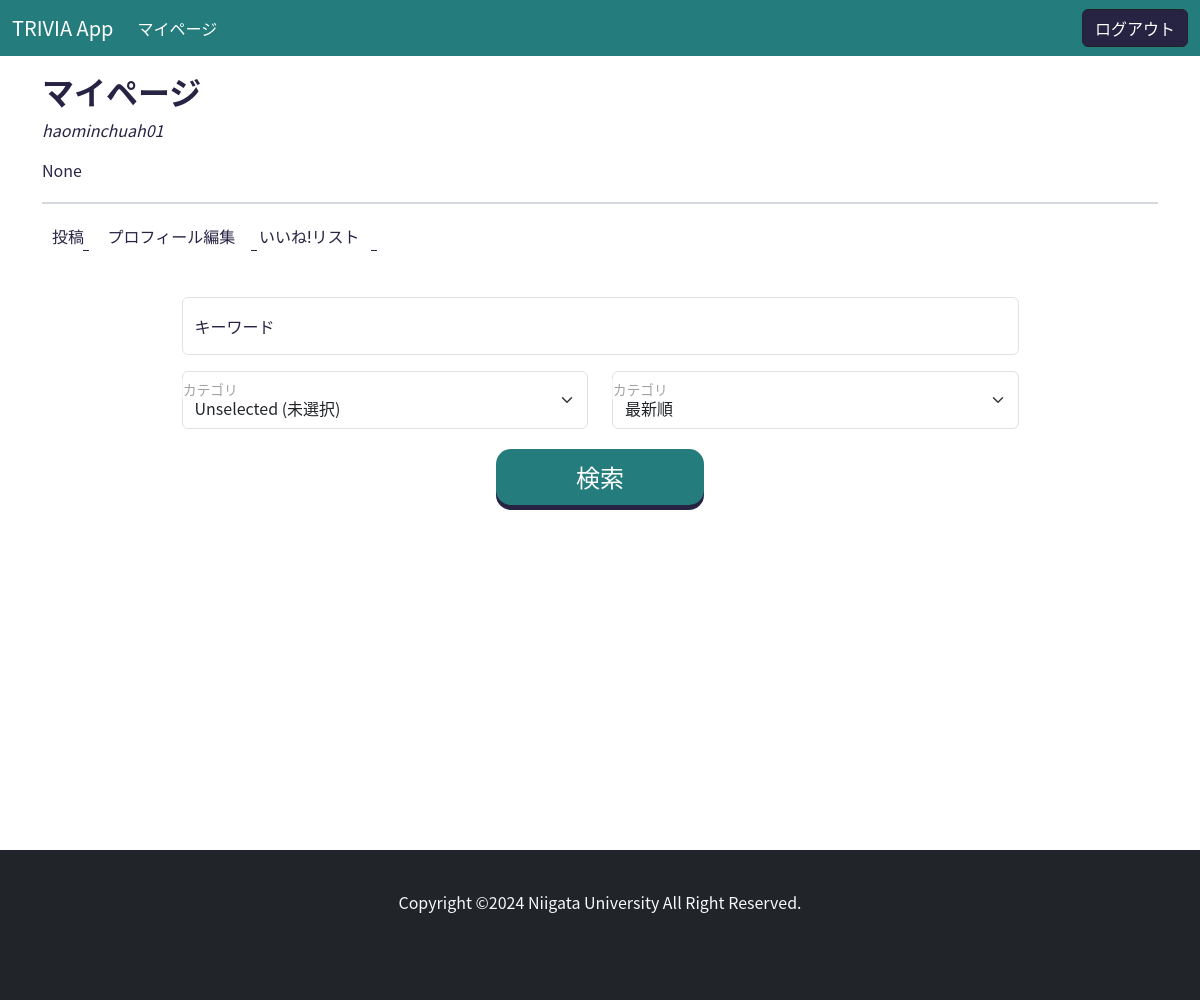
Page /mypage/ (signed in) on the earlier database version.
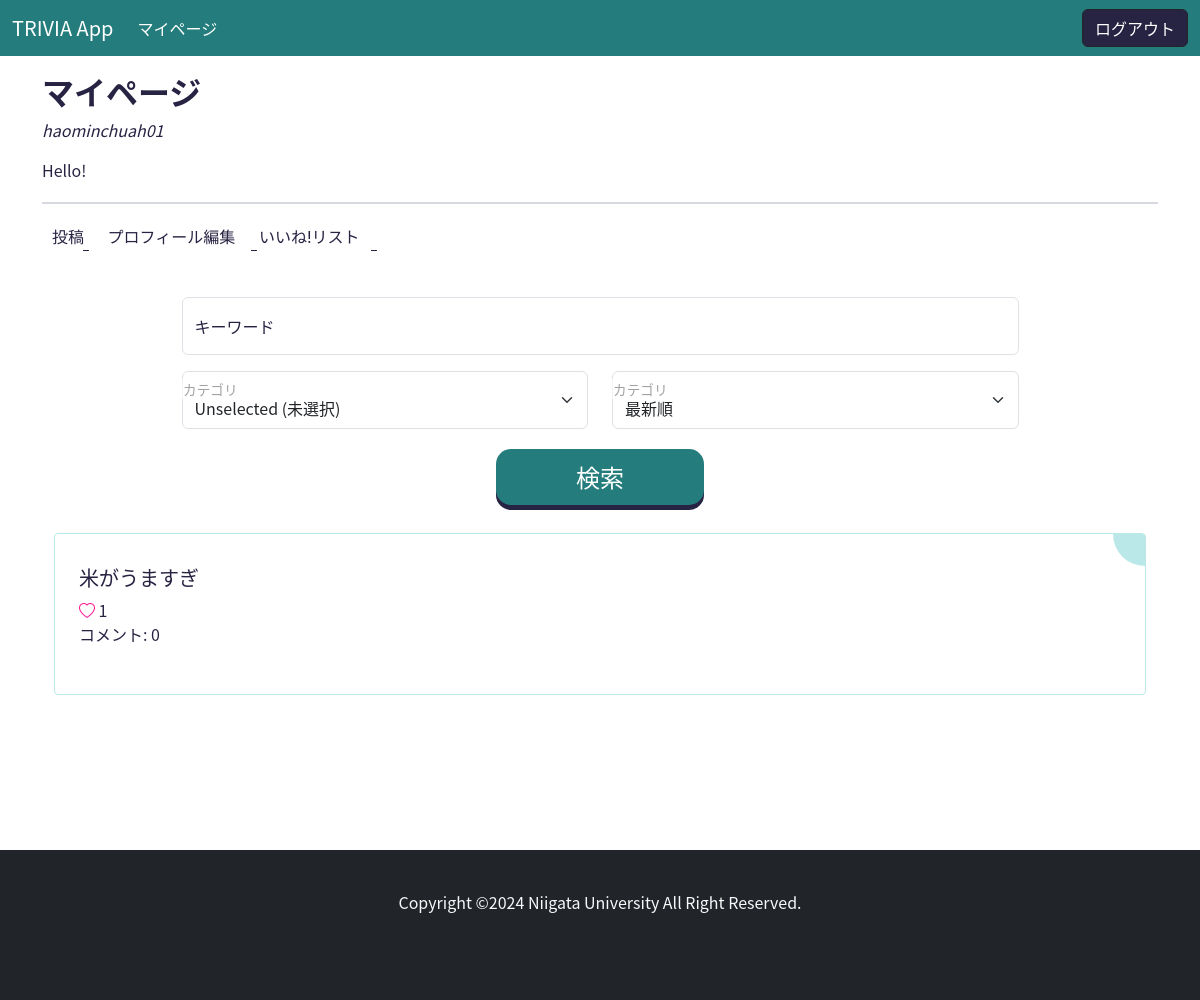
Same page on the later database version.
### accounts/models.py (models this page shows, shortened)
class User(AbstractBaseUser):
    email = models.EmailField(
        verbose_name='Email address',
        max_length=255,
        unique=True,
    )
    is_active = models.BooleanField(default=True)
    is_staff = models.BooleanField(default=False)
    is_superuser = models.BooleanField(default=False)
    USERNAME_FIELD = 'email'
    objects = UserManager()
    class Meta:
        db_table = 'users'

class Profile(models.Model):
    user = models.OneToOneField(User, on_delete=models.CASCADE)
    username = models.CharField(max_length=255)
    bio = models.TextField(blank=True, null=True)
    create_at = models.DateTimeField()
    update_at = models.DateTimeField()
    class Meta:
        db_table = 'profiles'

### main/models.py (models this page shows, shortened)
class Post(models.Model):
    CATEGORY_CHOICES = [
        ('地理', '地理'),
        ('歴史', '歴史'),
        ('人物', '人物'),
        ('自然', '自然'),
        ('伝統', '伝統'),
        ('スポーツ', 'スポーツ'),
        ('食', '食'),
        ('文化', '文化'),
        ('芸能', '芸能'),
        ('特産品', '特産品'),
        ('方言', '方言'),
        ('その他', 'その他'),
    ]
    PREFECTURE_CHOICES = [
        ('北海道', '北海道'),
        ('青森県', '青森県'),
        ('岩手県', '岩手県'),
        ('宮城県', '宮城県'),
        ('秋田県', '秋田県'),
        ('山形県', '山形県'),
        ('福島県', '福島県'),
        ('茨城県', '茨城県'),
        ('栃木県', '栃木県'),
        ('群馬県', '群馬県'),
        ('埼玉県', '埼玉県'),
        ('千葉県', '千葉県'),
        ('東京都', '東京都'),
        ('神奈川県', '神奈川県'),
        ('新潟県', '新潟県'),
        ('富山県', '富山県'),
        ('石川県', '石川県'),
        ('福井県', '福井県'),
        ('山梨県', '山梨県'),
        ('長野県', '長野県'),
        ('岐阜県', '岐阜県'),
        ('静岡県', '静岡県'),
        ('愛知県', '愛知県'),
        ('三重県', '三重県'),
        ('滋賀県', '滋賀県'),
        ('京都府', '京都府'),
        ('大阪府', '大阪府'),
        ('兵庫県', '兵庫県'),
        ('奈良県', '奈良県'),
        ('和歌山県', '和歌山県'),
        ('鳥取県', '鳥取県'),
        ('島根県', '島根県'),
        ('岡山県', '岡山県'),
        ('広島県', '広島県'),
        ('山口県', '山口県'),
        ('徳島県', '徳島県'),
        ('香川県', '香川県'),
        ('愛媛県', '愛媛県'),
        ('高知県', '高知県'),
        ('福岡県', '福岡県'),
        ('佐賀県', '佐賀県'),
        ('長崎県', '長崎県'),
        ('熊本県', '熊本県'),
        ('大分県', '大分県'),
        ('宮崎県', '宮崎県'),
        ('鹿児島県', '鹿児島県'),
        ('沖縄県', '沖縄県'),
    ]
    title = models.CharField(max_length=20)
    category = models.CharField(max_length=20, choices=CATEGORY_CHOICES)
    prefecture = models.CharField(max_length=20, choices=PREFECTURE_CHOICES)
    content = models.TextField(blank=True, null=True)
    user = models.ForeignKey(User, on_delete=models.CASCADE)
    like = models.ManyToManyField(User, related_name='related_post', blank=True)
    create_at = models.DateTimeField()
    update_at = models.DateTimeField()
    class Meta:
        db_table = 'posts'
        ordering = ["-create_at"]

### main/views.py (the view)
# urls.py: path("mypage/", MyPageView.as_view(), name="mypage"),
class MyPageView(LoginRequiredMixin, ListView):
    template_name = "main/mypage.html"
    model = Post
    def get_queryset(self):
        query = super().get_queryset()
        user = self.request.user
        query = query.filter(user=user)
        keyword = self.request.GET.get("keyword", None)
        category = self.request.GET.get("category", None)
        if keyword:
            query = query.filter(title__icontains=keyword)
        if category == "未選択":
            pass
        elif category:
            query = query.filter(category=category)
        arrangement = self.request.GET.get("arrangement", 0)
        if arrangement == "1":
            query = query.order_by('-create_at')
        elif arrangement == "2":
            query = query.annotate(num_likes=Count("like")).order_by('-num_likes')
        elif arrangement == "3":
            query = query.annotate(num_comments=Count("comments")).order_by("-num_comments")
        return query
    def get_context_data(self, **kwargs):
        context = super().get_context_data(**kwargs)
        context["keyword"] = self.request.GET.get("keyword", "")
        category = self.request.GET.get("category", "")
        if category == "地理":
            context["geography"] = True
        elif category == "歴史":
            context["history"] = True
        elif category == "人物":
            context["person"] = True
        elif category == "自然":
            context["nature"] = True
        elif category == "伝統":
            context["tradition"] = True
        elif category == "スポーツ":
            context["sport"] = True
        elif category == "食":
            context["food"] = True
        elif category == "文化":
            context["culture"] = True
        elif category == "芸能":
            context["entertainment"] = True
        elif category == "特産品":
            context["goods"] = True
        elif category == "方言":
            context["dialect"] = True
        elif category == "未選択":
            context["none"] = True
        arrangement = context['arrangement'] = self.request.GET.get('arrangement', '')
        if arrangement == "1":
            context["new"] = True
        elif arrangement == "2":
            context["like"] = True
        elif arrangement == "3":
            context["comment"] = True
        return context

### templates/main/mypage.html (shortened to what this page needs)
{% extends "base.html" %}
{% block content %}
<div class="container mt-3">
    <h2><b>マイページ</b></h2>
    <p><i>{{user.profile.username}}</i></p>
    <p>{{user.profile.bio}}</p>
    <hr class="separator">
    <div>
        <a class="btn-list" href="{% url 'main:trivia-create' %}"><span>投稿</span></a>
        <a class="btn-list" href="{% url 'accounts:update' pk=user.id %}"><span>プロフィール編集</span></a>
        <a class="btn-list" href="{% url 'main:trivia-like-list' %}"><span>いいね!リスト</span></a>
    </div>
    <form action="{% url 'main:mypage' %}" method="GET" class="w-75 mx-auto mt-5">
        <p class="form-floating">
            <input id="floatingInput" type="text" class="form-control" name="keyword" value="{{ keyword }}" placeholder="キーワード入力">
            <label for="floatingInput">キーワード</label>
        </p>
        <div class="row mb-3">
            <div class="col form-floating">
                <select name="category" id="floatingSelect" class="form-select">
                    <option value="未選択" {% if none %}selected{% endif %}>Unselected (未選択)</option>
                </select>
                <label for="floatingSelect">カテゴリ</label>
            </div>
            <div class="col form-floating">
                <select name="arrangement" id="floatingSelect" class="form-select">
                    <option value="1" {% if new %}selected{% endif %}>最新順</option>
                </select>
                <label for="floatingSelect">カテゴリ</label>
            </div>
        </div>
        <div class="text-center">
            <button class="button-search">検索</button>
        </div>
    </form>
    {% for object in object_list %}
        <div class="card-diy">
            <h5><a class="card-title" href="{% url 'main:trivia-detail' pk=object.id %}">{{object.title}}</a></h5>
            {% if request.user in item.like.all %}
                <i class="bi bi-heart-fill" role="img" style="color: deeppink;"></i> {{object.like.count}}
            {% else %}
                <i class="bi bi-heart" role="img" style="color: deeppink;"></i> {{object.like.count}}
            {% endif %}
            <p>コメント: {{object.comments.count}}</p>
        </div>
    {% endfor %}
</div>
{% endblock %}

Differences in the rows shown:
changed User "haominchuah01": profile.bio "None" → "Hello!"
added Post: title "米がうますぎ", like.count "1", comments.count "0"
